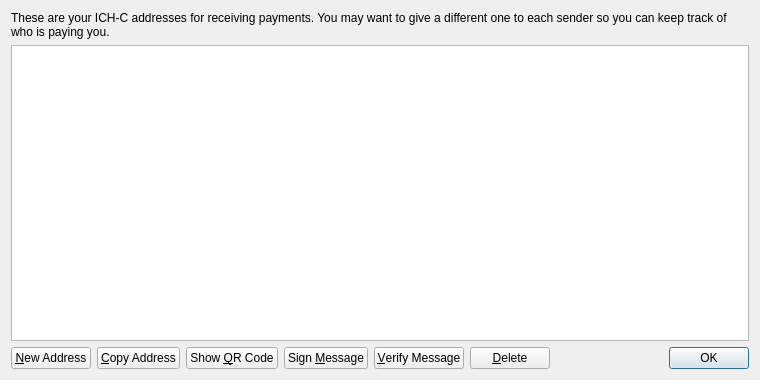
<?xml version="1.0" encoding="UTF-8"?>
<ui version="4.0">
 <class>AddressBookPage</class>
 <widget class="QWidget" name="AddressBookPage">
  <property name="geometry">
   <rect>
    <x>0</x>
    <y>0</y>
    <width>760</width>
    <height>380</height>
   </rect>
  </property>
  <property name="windowTitle">
   <string>Address Book</string>
  </property>
  <layout class="QVBoxLayout" name="verticalLayout">
   <item>
    <widget class="QLabel" name="labelExplanation">
     <property name="text">
      <string>These are your ICH-C addresses for receiving payments. You may want to give a different one to each sender so you can keep track of who is paying you.</string>
     </property>
     <property name="textFormat">
      <enum>Qt::PlainText</enum>
     </property>
     <property name="wordWrap">
      <bool>true</bool>
     </property>
    </widget>
   </item>
   <item>
    <widget class="QTableView" name="tableView">
     <property name="contextMenuPolicy">
      <enum>Qt::CustomContextMenu</enum>
     </property>
     <property name="toolTip">
      <string>Double-click to edit address or label</string>
     </property>
     <property name="tabKeyNavigation">
      <bool>false</bool>
     </property>
     <property name="selectionMode">
      <enum>QAbstractItemView::SingleSelection</enum>
     </property>
     <property name="selectionBehavior">
      <enum>QAbstractItemView::SelectRows</enum>
     </property>
     <property name="sortingEnabled">
      <bool>true</bool>
     </property>
     <attribute name="verticalHeaderVisible">
      <bool>false</bool>
     </attribute>
    </widget>
   </item>
   <item>
    <layout class="QHBoxLayout" name="horizontalLayout">
     <item>
      <widget class="QPushButton" name="newAddressButton">
       <property name="toolTip">
        <string>Create a new address</string>
       </property>
       <property name="text">
        <string>&amp;New Address</string>
       </property>
      </widget>
     </item>
     <item>
      <widget class="QPushButton" name="copyToClipboard">
       <property name="toolTip">
        <string>Copy the currently selected address to the system clipboard</string>
       </property>
       <property name="text">
        <string>&amp;Copy Address</string>
       </property>
      </widget>
     </item>
     <item>
      <widget class="QPushButton" name="showQRCode">
       <property name="text">
        <string>Show &amp;QR Code</string>
       </property>
      </widget>
     </item>
     <item>
      <widget class="QPushButton" name="signMessage">
       <property name="toolTip">
        <string>Sign a message to prove you own a ICH-C address</string>
       </property>
       <property name="text">
        <string>Sign &amp;Message</string>
       </property>
      </widget>
     </item>
     <item>
      <widget class="QPushButton" name="verifyMessage">
       <property name="toolTip">
        <string>Verify a message to ensure it was signed with a specified ICH-C address</string>
       </property>
       <property name="text">
        <string>&amp;Verify Message</string>
       </property>
      </widget>
     </item>
     <item>
      <widget class="QPushButton" name="deleteButton">
       <property name="toolTip">
        <string>Delete the currently selected address from the list</string>
       </property>
       <property name="text">
        <string>&amp;Delete</string>
       </property>
      </widget>
     </item>
     <item>
      <spacer name="horizontalSpacer">
       <property name="orientation">
        <enum>Qt::Horizontal</enum>
       </property>
       <property name="sizeHint" stdset="0">
        <size>
         <width>40</width>
         <height>20</height>
        </size>
       </property>
      </spacer>
     </item>
     <item>
      <widget class="QDialogButtonBox" name="buttonBox">
       <property name="sizePolicy">
        <sizepolicy hsizetype="Maximum" vsizetype="Fixed">
         <horstretch>0</horstretch>
         <verstretch>0</verstretch>
        </sizepolicy>
       </property>
       <property name="standardButtons">
        <set>QDialogButtonBox::Ok</set>
       </property>
      </widget>
     </item>
    </layout>
   </item>
  </layout>
 </widget>
 <resources>
  <include location="../bitcoin.qrc"/>
 </resources>
 <connections/>
</ui>
